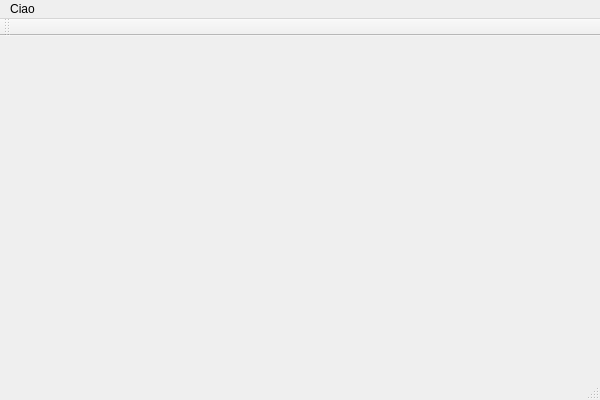
<?xml version="1.0" encoding="UTF-8"?>
<ui version="4.0">
 <class>testloggerClass</class>
 <widget class="QMainWindow" name="testloggerClass">
  <property name="geometry">
   <rect>
    <x>0</x>
    <y>0</y>
    <width>600</width>
    <height>400</height>
   </rect>
  </property>
  <property name="windowTitle">
   <string>testlogger</string>
  </property>
  <widget class="QWidget" name="centralWidget"/>
  <widget class="QMenuBar" name="menuBar">
   <property name="geometry">
    <rect>
     <x>0</x>
     <y>0</y>
     <width>600</width>
     <height>21</height>
    </rect>
   </property>
   <widget class="QMenu" name="menuCiao">
    <property name="title">
     <string>Ciao</string>
    </property>
   </widget>
   <addaction name="menuCiao"/>
  </widget>
  <widget class="QToolBar" name="mainToolBar">
   <attribute name="toolBarArea">
    <enum>TopToolBarArea</enum>
   </attribute>
   <attribute name="toolBarBreak">
    <bool>false</bool>
   </attribute>
  </widget>
  <widget class="QStatusBar" name="statusBar"/>
 </widget>
 <layoutdefault spacing="6" margin="11"/>
 <resources/>
 <connections/>
</ui>
